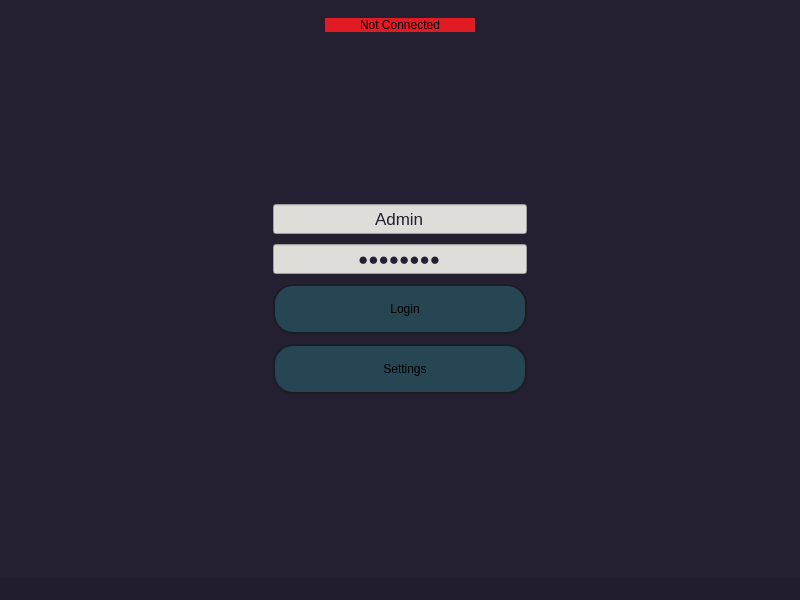
<?xml version="1.0" encoding="UTF-8"?>
<ui version="4.0">
 <class>MainWindow</class>
 <widget class="QMainWindow" name="MainWindow">
  <property name="geometry">
   <rect>
    <x>0</x>
    <y>0</y>
    <width>800</width>
    <height>600</height>
   </rect>
  </property>
  <property name="windowTitle">
   <string>MainWindow</string>
  </property>
  <property name="styleSheet">
   <string notr="true">background-color: rgb(33, 28, 46);</string>
  </property>
  <widget class="QWidget" name="main_widget">
   <property name="styleSheet">
    <string notr="true">background-color: rgb(36, 31, 49);</string>
   </property>
   <layout class="QHBoxLayout" name="horizontalLayout_4">
    <item>
     <layout class="QVBoxLayout" name="verticalLayout">
      <property name="topMargin">
       <number>8</number>
      </property>
     </layout>
    </item>
    <item>
     <widget class="QStackedWidget" name="stackedWidget">
      <widget class="QWidget" name="login">
       <layout class="QVBoxLayout" name="verticalLayout_2">
        <item>
         <layout class="QHBoxLayout" name="horizontalLayout_8">
          <property name="sizeConstraint">
           <enum>QLayout::SetDefaultConstraint</enum>
          </property>
          <item>
           <widget class="QLabel" name="connection_label">
            <property name="sizePolicy">
             <sizepolicy hsizetype="Preferred" vsizetype="Fixed">
              <horstretch>0</horstretch>
              <verstretch>0</verstretch>
             </sizepolicy>
            </property>
            <property name="minimumSize">
             <size>
              <width>150</width>
              <height>0</height>
             </size>
            </property>
            <property name="maximumSize">
             <size>
              <width>150</width>
              <height>16777215</height>
             </size>
            </property>
            <property name="styleSheet">
             <string notr="true">background-color: rgb(224, 27, 36);</string>
            </property>
            <property name="text">
             <string>Not Connected</string>
            </property>
            <property name="alignment">
             <set>Qt::AlignCenter</set>
            </property>
           </widget>
          </item>
         </layout>
        </item>
        <item>
         <layout class="QHBoxLayout" name="horizontalLayout_9">
          <item>
           <spacer name="horizontalSpacer">
            <property name="orientation">
             <enum>Qt::Horizontal</enum>
            </property>
            <property name="sizeHint" stdset="0">
             <size>
              <width>40</width>
              <height>20</height>
             </size>
            </property>
           </spacer>
          </item>
          <item>
           <layout class="QVBoxLayout" name="verticalLayout_6">
            <property name="spacing">
             <number>10</number>
            </property>
            <property name="sizeConstraint">
             <enum>QLayout::SetDefaultConstraint</enum>
            </property>
            <item>
             <spacer name="verticalSpacer_2">
              <property name="orientation">
               <enum>Qt::Vertical</enum>
              </property>
              <property name="sizeHint" stdset="0">
               <size>
                <width>20</width>
                <height>40</height>
               </size>
              </property>
             </spacer>
            </item>
            <item>
             <widget class="QLineEdit" name="username_field">
              <property name="minimumSize">
               <size>
                <width>0</width>
                <height>30</height>
               </size>
              </property>
              <property name="font">
               <font>
                <pointsize>13</pointsize>
               </font>
              </property>
              <property name="styleSheet">
               <string notr="true">background-color: rgb(222, 221, 218);
color: rgb(36, 31, 49);</string>
              </property>
              <property name="inputMask">
               <string/>
              </property>
              <property name="text">
               <string>Admin</string>
              </property>
              <property name="alignment">
               <set>Qt::AlignCenter</set>
              </property>
             </widget>
            </item>
            <item>
             <widget class="QLineEdit" name="password_field">
              <property name="minimumSize">
               <size>
                <width>0</width>
                <height>30</height>
               </size>
              </property>
              <property name="font">
               <font>
                <pointsize>13</pointsize>
               </font>
              </property>
              <property name="styleSheet">
               <string notr="true">background-color: rgb(222, 221, 218);
color: rgb(36, 31, 49);</string>
              </property>
              <property name="text">
               <string>Asdf2435</string>
              </property>
              <property name="echoMode">
               <enum>QLineEdit::Password</enum>
              </property>
              <property name="alignment">
               <set>Qt::AlignCenter</set>
              </property>
             </widget>
            </item>
            <item>
             <widget class="QPushButton" name="login_btn">
              <property name="minimumSize">
               <size>
                <width>0</width>
                <height>50</height>
               </size>
              </property>
              <property name="styleSheet">
               <string notr="true">QPushButton:hover {
	background-color: rgb(191, 64, 64);
}
QPushButton:pressed {	
	background-color: rgb(85, 170, 255);
}
QPushButton{
	background-color: rgb(38, 70, 83);
	border-radius: 20px;
	border: 2px solid rgb(27, 29, 35);
	padding-left: 10px;
}</string>
              </property>
              <property name="text">
               <string>Login</string>
              </property>
             </widget>
            </item>
            <item>
             <widget class="QPushButton" name="settings_btn">
              <property name="minimumSize">
               <size>
                <width>0</width>
                <height>50</height>
               </size>
              </property>
              <property name="styleSheet">
               <string notr="true">QPushButton:hover {
	background-color: rgb(191, 64, 64);
}
QPushButton:pressed {	
	background-color: rgb(85, 170, 255);
}
QPushButton{
	background-color: rgb(38, 70, 83);
	border-radius: 20px;
	border: 2px solid rgb(27, 29, 35);
	padding-left: 10px;
}</string>
              </property>
              <property name="text">
               <string>Settings</string>
              </property>
             </widget>
            </item>
            <item>
             <spacer name="verticalSpacer">
              <property name="orientation">
               <enum>Qt::Vertical</enum>
              </property>
              <property name="sizeHint" stdset="0">
               <size>
                <width>20</width>
                <height>40</height>
               </size>
              </property>
             </spacer>
            </item>
           </layout>
          </item>
          <item>
           <spacer name="horizontalSpacer_2">
            <property name="orientation">
             <enum>Qt::Horizontal</enum>
            </property>
            <property name="sizeHint" stdset="0">
             <size>
              <width>40</width>
              <height>20</height>
             </size>
            </property>
           </spacer>
          </item>
         </layout>
        </item>
       </layout>
      </widget>
      <widget class="QWidget" name="notes">
       <layout class="QHBoxLayout" name="horizontalLayout">
        <item>
         <layout class="QVBoxLayout" name="verticalLayout_4">
          <item>
           <layout class="QHBoxLayout" name="horizontalLayout_3">
            <item>
             <widget class="QPushButton" name="new_note">
              <property name="minimumSize">
               <size>
                <width>75</width>
                <height>75</height>
               </size>
              </property>
              <property name="maximumSize">
               <size>
                <width>75</width>
                <height>75</height>
               </size>
              </property>
              <property name="styleSheet">
               <string notr="true">QPushButton{ 
	border-color: rgb(94, 92, 100);
	background-color: green;
}
QPushButton:hover {
	background-color: rgb(191, 64, 64);
}</string>
              </property>
              <property name="text">
               <string>Note</string>
              </property>
             </widget>
            </item>
            <item>
             <widget class="QPushButton" name="new_folder">
              <property name="minimumSize">
               <size>
                <width>75</width>
                <height>75</height>
               </size>
              </property>
              <property name="maximumSize">
               <size>
                <width>75</width>
                <height>75</height>
               </size>
              </property>
              <property name="styleSheet">
               <string notr="true">QPushButton{ 
	border-color: rgb(94, 92, 100);
	background-color: green;
}
QPushButton:hover {
	background-color: rgb(191, 64, 64);
}</string>
              </property>
              <property name="text">
               <string>Folder</string>
              </property>
             </widget>
            </item>
            <item>
             <widget class="QPushButton" name="delete_note_btn">
              <property name="minimumSize">
               <size>
                <width>75</width>
                <height>75</height>
               </size>
              </property>
              <property name="maximumSize">
               <size>
                <width>75</width>
                <height>75</height>
               </size>
              </property>
              <property name="styleSheet">
               <string notr="true">QPushButton{ 
	border-color: rgb(94, 92, 100);
	background-color: green;
}
QPushButton:hover {
	background-color: rgb(191, 64, 64);
}</string>
              </property>
              <property name="text">
               <string>Delete</string>
              </property>
             </widget>
            </item>
            <item>
             <widget class="QPushButton" name="password">
              <property name="minimumSize">
               <size>
                <width>75</width>
                <height>75</height>
               </size>
              </property>
              <property name="maximumSize">
               <size>
                <width>75</width>
                <height>75</height>
               </size>
              </property>
              <property name="styleSheet">
               <string notr="true">QPushButton{ 
	border-color: rgb(94, 92, 100);
	background-color: green;
}
QPushButton:hover {
	background-color: rgb(191, 64, 64);
}</string>
              </property>
              <property name="text">
               <string>Password</string>
              </property>
             </widget>
            </item>
           </layout>
          </item>
          <item>
           <layout class="QHBoxLayout" name="horizontalLayout_10"/>
          </item>
         </layout>
        </item>
        <item>
         <layout class="QHBoxLayout" name="horizontalLayout_2">
          <item>
           <widget class="QTextEdit" name="textEdit">
            <property name="sizePolicy">
             <sizepolicy hsizetype="Expanding" vsizetype="Expanding">
              <horstretch>0</horstretch>
              <verstretch>0</verstretch>
             </sizepolicy>
            </property>
            <property name="minimumSize">
             <size>
              <width>0</width>
              <height>0</height>
             </size>
            </property>
            <property name="styleSheet">
             <string notr="true">QTextEdit{
	background-color: rgb(61, 56, 70);
	color: rgb(255, 255, 255);
}

QTextEdit:disabled {
	background-color: rgb(51, 46, 60);
}</string>
            </property>
           </widget>
          </item>
         </layout>
        </item>
       </layout>
      </widget>
      <widget class="QWidget" name="pwm">
       <layout class="QVBoxLayout" name="verticalLayout_3">
        <item>
         <layout class="QHBoxLayout" name="horizontalLayout_5">
          <item>
           <widget class="QPushButton" name="new_pwm_item">
            <property name="text">
             <string>New Item</string>
            </property>
           </widget>
          </item>
          <item>
           <widget class="QPushButton" name="delete_pwm_item">
            <property name="text">
             <string>Delete Item</string>
            </property>
           </widget>
          </item>
          <item>
           <widget class="QPushButton" name="pwm_settings">
            <property name="text">
             <string>Settings</string>
            </property>
           </widget>
          </item>
         </layout>
        </item>
        <item>
         <layout class="QHBoxLayout" name="horizontalLayout_6"/>
        </item>
        <item>
         <layout class="QHBoxLayout" name="horizontalLayout_7">
          <property name="sizeConstraint">
           <enum>QLayout::SetDefaultConstraint</enum>
          </property>
          <item>
           <widget class="QLineEdit" name="password_display">
            <property name="minimumSize">
             <size>
              <width>0</width>
              <height>50</height>
             </size>
            </property>
            <property name="maximumSize">
             <size>
              <width>16777215</width>
              <height>50</height>
             </size>
            </property>
            <property name="styleSheet">
             <string notr="true">background-color: rgb(119, 118, 123);
</string>
            </property>
            <property name="readOnly">
             <bool>true</bool>
            </property>
           </widget>
          </item>
          <item>
           <widget class="QPushButton" name="password_lock">
            <property name="minimumSize">
             <size>
              <width>50</width>
              <height>50</height>
             </size>
            </property>
            <property name="maximumSize">
             <size>
              <width>50</width>
              <height>50</height>
             </size>
            </property>
            <property name="text">
             <string>LOCK</string>
            </property>
           </widget>
          </item>
          <item>
           <widget class="QPushButton" name="password_copy">
            <property name="minimumSize">
             <size>
              <width>50</width>
              <height>50</height>
             </size>
            </property>
            <property name="maximumSize">
             <size>
              <width>50</width>
              <height>50</height>
             </size>
            </property>
            <property name="text">
             <string>COPY</string>
            </property>
           </widget>
          </item>
         </layout>
        </item>
       </layout>
      </widget>
      <widget class="QWidget" name="file_t">
       <layout class="QHBoxLayout" name="horizontalLayout_11">
        <item>
         <layout class="QVBoxLayout" name="verticalLayout_7">
          <item>
           <layout class="QHBoxLayout" name="status_menus"/>
          </item>
          <item>
           <layout class="QHBoxLayout" name="file_btns">
            <item>
             <widget class="QPushButton" name="send_file_btn">
              <property name="text">
               <string>Send File</string>
              </property>
             </widget>
            </item>
            <item>
             <widget class="QPushButton" name="receive_file_btn">
              <property name="text">
               <string>Receive File</string>
              </property>
             </widget>
            </item>
            <item>
             <widget class="QPushButton" name="delete_file_btn">
              <property name="text">
               <string>Delete File</string>
              </property>
             </widget>
            </item>
           </layout>
          </item>
          <item>
           <layout class="QVBoxLayout" name="treewidgetlayout"/>
          </item>
         </layout>
        </item>
       </layout>
      </widget>
      <widget class="QWidget" name="settings">
       <layout class="QGridLayout" name="gridLayout">
        <item row="1" column="1">
         <widget class="QLineEdit" name="server_port">
          <property name="styleSheet">
           <string notr="true">background-color: rgb(61, 56, 70);</string>
          </property>
         </widget>
        </item>
        <item row="2" column="1">
         <widget class="QLineEdit" name="private_key">
          <property name="styleSheet">
           <string notr="true">background-color: rgb(61, 56, 70);</string>
          </property>
         </widget>
        </item>
        <item row="3" column="2">
         <widget class="QPushButton" name="open_loc_cert_btn">
          <property name="text">
           <string>Open File</string>
          </property>
         </widget>
        </item>
        <item row="0" column="0">
         <widget class="QLabel" name="label">
          <property name="styleSheet">
           <string notr="true">color: rgb(222, 221, 218);</string>
          </property>
          <property name="text">
           <string>Server Domain</string>
          </property>
         </widget>
        </item>
        <item row="3" column="1">
         <widget class="QLineEdit" name="local_certificate">
          <property name="styleSheet">
           <string notr="true">background-color: rgb(61, 56, 70);</string>
          </property>
         </widget>
        </item>
        <item row="2" column="0">
         <widget class="QLabel" name="label_3">
          <property name="styleSheet">
           <string notr="true">color: rgb(222, 221, 218);</string>
          </property>
          <property name="text">
           <string>Private Key</string>
          </property>
         </widget>
        </item>
        <item row="0" column="1">
         <widget class="QLineEdit" name="server_domain">
          <property name="styleSheet">
           <string notr="true">background-color: rgb(61, 56, 70);</string>
          </property>
         </widget>
        </item>
        <item row="4" column="2">
         <widget class="QPushButton" name="open_ca_certs_btn">
          <property name="text">
           <string>Open File</string>
          </property>
         </widget>
        </item>
        <item row="1" column="0">
         <widget class="QLabel" name="label_2">
          <property name="styleSheet">
           <string notr="true">color: rgb(222, 221, 218);</string>
          </property>
          <property name="text">
           <string>Server Port</string>
          </property>
         </widget>
        </item>
        <item row="4" column="1">
         <widget class="QLineEdit" name="ca_certificates">
          <property name="styleSheet">
           <string notr="true">background-color: rgb(61, 56, 70);</string>
          </property>
         </widget>
        </item>
        <item row="3" column="0">
         <widget class="QLabel" name="label_4">
          <property name="styleSheet">
           <string notr="true">color: rgb(222, 221, 218);</string>
          </property>
          <property name="text">
           <string>Local Certificate</string>
          </property>
         </widget>
        </item>
        <item row="4" column="0">
         <widget class="QLabel" name="label_5">
          <property name="styleSheet">
           <string notr="true">color: rgb(222, 221, 218);</string>
          </property>
          <property name="text">
           <string>Ca Certificates</string>
          </property>
         </widget>
        </item>
        <item row="6" column="1">
         <layout class="QVBoxLayout" name="verticalLayout_5">
          <item>
           <widget class="QPushButton" name="save_settings">
            <property name="minimumSize">
             <size>
              <width>0</width>
              <height>100</height>
             </size>
            </property>
            <property name="maximumSize">
             <size>
              <width>16777215</width>
              <height>100</height>
             </size>
            </property>
            <property name="text">
             <string>Save</string>
            </property>
           </widget>
          </item>
          <item>
           <widget class="QPushButton" name="close_settings">
            <property name="minimumSize">
             <size>
              <width>0</width>
              <height>100</height>
             </size>
            </property>
            <property name="maximumSize">
             <size>
              <width>16777215</width>
              <height>100</height>
             </size>
            </property>
            <property name="text">
             <string>Close</string>
            </property>
           </widget>
          </item>
         </layout>
        </item>
        <item row="2" column="2">
         <widget class="QPushButton" name="open_priv_key_btn">
          <property name="text">
           <string>Open File</string>
          </property>
         </widget>
        </item>
        <item row="5" column="0">
         <widget class="QLabel" name="label_6">
          <property name="styleSheet">
           <string notr="true">color: rgb(222, 221, 218);</string>
          </property>
          <property name="text">
           <string>File Destination</string>
          </property>
         </widget>
        </item>
        <item row="5" column="2">
         <widget class="QPushButton" name="choose_destination_btn">
          <property name="text">
           <string>Choose Folder</string>
          </property>
         </widget>
        </item>
        <item row="5" column="1">
         <widget class="QLineEdit" name="file_destination">
          <property name="styleSheet">
           <string notr="true">background-color: rgb(61, 56, 70);</string>
          </property>
         </widget>
        </item>
       </layout>
      </widget>
     </widget>
    </item>
   </layout>
  </widget>
  <widget class="QMenuBar" name="menubar">
   <property name="geometry">
    <rect>
     <x>0</x>
     <y>0</y>
     <width>800</width>
     <height>25</height>
    </rect>
   </property>
  </widget>
  <widget class="QStatusBar" name="statusBar"/>
 </widget>
 <resources/>
 <connections/>
</ui>
